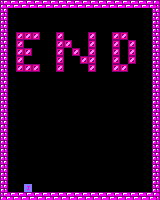

This is a level from a 2D game, rendered from its Tiled map with the project's own tilesets. A one-line summary and the complete map file follow:
An orthogonal 20x25 tile map with 8x8 px tiles, 1 tile layer (Capa de Patrones 1).

<map version="1.2" tiledversion="1.2.4" orientation="orthogonal" renderorder="right-down" width="20" height="25" tilewidth="8" tileheight="8" infinite="0" nextlayerid="2" nextobjectid="1">
 <tileset firstgid="1" source="tileset_juego.tsx" />
 <layer id="1" name="Capa de Patrones 1" width="20" height="25">
  <data encoding="csv">
2,3,3,3,3,3,3,3,3,3,3,3,3,3,3,3,3,3,3,4,
8,0,0,0,0,0,0,0,0,0,0,0,0,0,0,0,0,0,0,8,
8,0,0,0,0,0,0,0,0,0,0,0,0,0,0,0,0,0,0,8,
8,0,0,0,0,0,0,0,0,0,0,0,0,0,0,0,0,0,0,8,
8,0,26,26,26,0,0,26,0,0,0,26,0,0,26,26,0,0,0,8,
8,0,26,0,0,0,0,26,26,0,0,26,0,0,26,0,26,0,0,8,
8,0,26,26,0,0,0,26,0,26,0,26,0,0,26,0,26,0,0,8,
8,0,26,0,0,0,0,26,0,0,26,26,0,0,26,0,26,0,0,8,
8,0,26,26,26,0,0,26,0,0,0,26,0,0,26,26,0,0,0,8,
8,0,0,0,0,0,0,0,0,0,0,0,0,0,0,0,0,0,0,8,
8,0,0,0,0,0,0,0,0,0,0,0,0,0,0,0,0,0,0,8,
8,0,0,0,0,0,0,0,0,0,0,0,0,0,0,0,0,0,0,8,
8,0,0,0,0,0,0,0,0,0,0,0,0,0,0,0,0,0,0,8,
8,0,0,0,0,0,0,0,0,0,0,0,0,0,0,0,0,0,0,8,
8,0,0,0,0,0,0,0,0,0,0,0,0,0,0,0,0,0,0,8,
8,0,0,0,0,0,0,0,0,0,0,0,0,0,0,0,0,0,0,8,
8,0,0,0,0,0,0,0,0,0,0,0,0,0,0,0,0,0,0,8,
8,0,0,0,0,0,0,0,0,0,0,0,0,0,0,0,0,0,0,8,
8,0,0,0,0,0,0,0,0,0,0,0,0,0,0,0,0,0,0,8,
8,0,0,0,0,0,0,0,0,0,0,0,0,0,0,0,0,0,0,8,
8,0,0,0,0,0,0,0,0,0,0,0,0,0,0,0,0,0,0,8,
8,0,0,0,0,0,0,0,0,0,0,0,0,0,0,0,0,0,0,8,
8,0,0,0,0,0,0,0,0,0,0,0,0,0,0,0,0,0,0,8,
8,0,0,46,0,0,0,0,0,0,0,0,0,0,0,0,0,0,0,8,
2,3,3,3,3,3,3,3,3,3,3,3,3,3,3,3,3,3,3,4
</data>
 </layer>
</map>
